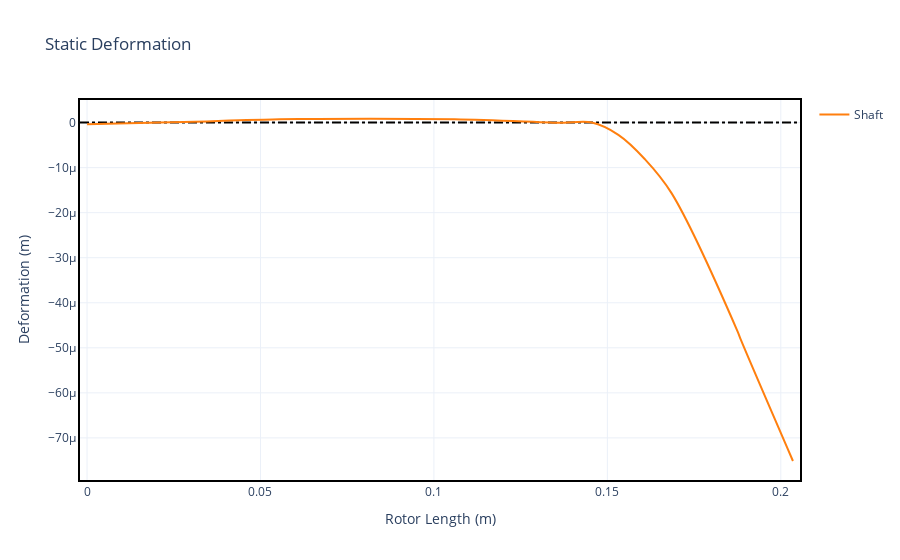

Notebook code cell kept with this figure:
### Markdown cell above
#### 4.3.3 - Expected Deformation

### Code cell
static_2.plot_deformation()

### Figure 1 — Plotly figure (JSON) as saved in the notebook; plotly's stock layout.template omitted (floating-point values rounded to 4 significant figures)
{"data": [{"hoverinfo": "none", "line": {"color": "black", "dash": "dashdot"}, "mode": "lines", "showlegend": false, "type": "scatter", "x": [-0.002035, 0.2055], "y": [0, 0]}, {"hovertemplate": "Rotor Length (m): %{x:.2f}<br>Displacement (m): %{y:.2e}", "line": {"shape": "spline", "smoothing": 1}, "mode": "lines", "name": "Shaft", "showlegend": true, "type": "scatter", "x": [0.0, 0.021, 0.031, 0.041, 0.046, 0.0535, 0.061, 0.106, 0.1335, 0.1375, 0.1455, 0.1532, 0.1608, 0.1685, 0.1875, 0.1885, 0.2035], "y": [-3.617e-07, -1.581e-19, 1.646e-07, 4.457e-07, 5.482e-07, 6.83e-07, 7.898e-07, 7.153e-07, 1.822e-17, -6.362e-08, -2.483e-17, -2.725e-06, -8.141e-06, -1.566e-05, -4.629e-05, -4.826e-05, -7.513e-05]}], "layout": {"title": {"text": "Static Deformation"}, "xaxis": {"title": {"text": "Rotor Length (m)"}}, "yaxis": {"title": {"text": "Deformation (m)"}}}}
